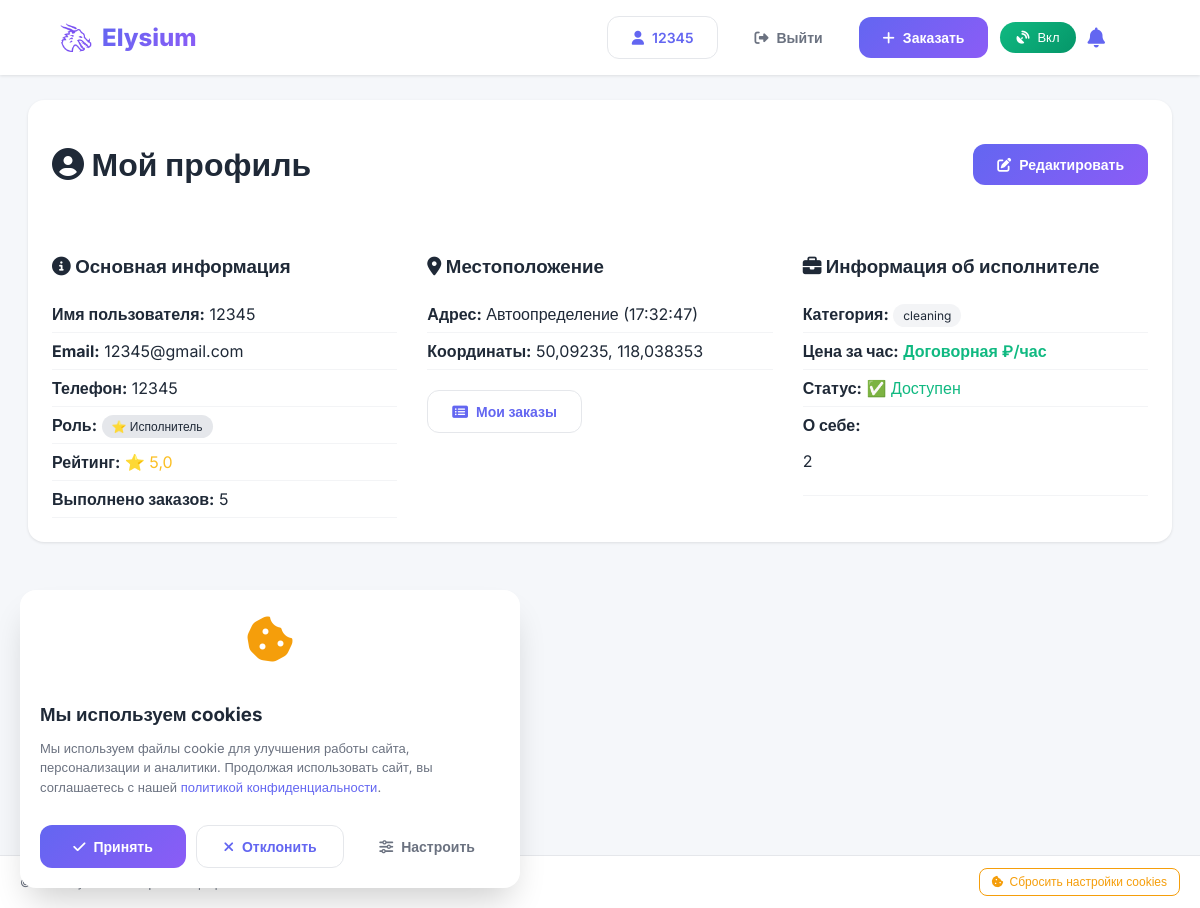
The page /profile/ (signed in) on the database as committed earlier.
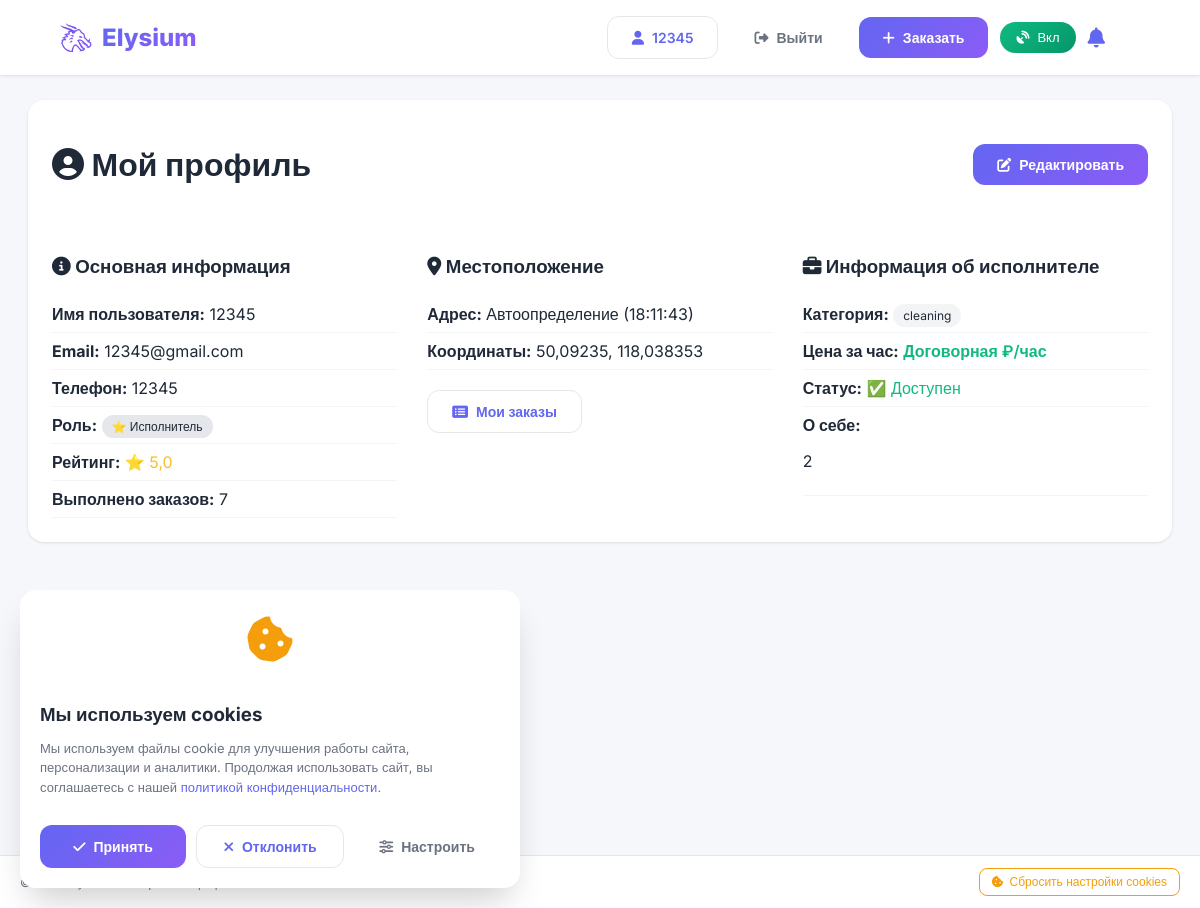
The same page on the database as committed later.
### main/models.py (models this page shows, shortened)
class Profile(models.Model):
    ROLE_CHOICES = [
        ('client', 'Заказчик'),
        ('performer', 'Исполнитель'),
    ]
    user = models.OneToOneField(User, on_delete=models.CASCADE, related_name='profile')
    phone = models.CharField(max_length=20, blank=True)
    avatar = models.ImageField(upload_to='avatars/', blank=True, null=True)
    role = models.CharField(max_length=20, choices=ROLE_CHOICES, default='client')
    latitude = models.FloatField(blank=True, null=True)
    longitude = models.FloatField(blank=True, null=True)
    address = models.CharField(max_length=500, blank=True)
    category = models.CharField(max_length=50, blank=True, null=True)
    description = models.TextField(blank=True)
    price = models.DecimalField(max_digits=10, decimal_places=2, blank=True, null=True)
    rating = models.FloatField(default=0)
    completed_orders = models.IntegerField(default=0)
    is_available = models.BooleanField(default=True)
    services = models.TextField(blank=True, help_text="Услуги, которые предоставляет исполнитель (через запятую)")
    created_at = models.DateTimeField(auto_now_add=True)
    updated_at = models.DateTimeField(auto_now=True)

### main/views.py (the view, shortened to what this page needs)
# urls.py: path('profile/', views.profile_view, name='profile'),
@login_required
def profile_view(request):
    profile = request.user.profile
    orders_as_client = Order.objects.filter(client=request.user).order_by('-created_at')[:10]
    orders_as_performer = Order.objects.filter(performer=request.user).order_by('-created_at')[
        :10] if profile.role == 'performer' else []
    context = {
        'profile': profile,
        'orders_as_client': orders_as_client,
        'orders_as_performer': orders_as_performer,
    }
    return render(request, 'profile.html', context)

### templates/profile.html (shortened to what this page needs)
{% extends 'base.html' %}
{% load static %}
{% block content %}
<div class="container" style="max-width: 1200px; margin: 100px auto 40px; padding: 0 20px;">
    <div class="card">
        <div style="display: flex; justify-content: space-between; align-items: center; margin-bottom: 30px;">
            <h1><i class="fas fa-user-circle"></i> Мой профиль</h1>
            <a href="{% url 'edit_profile' %}" class="btn btn-primary">
                <i class="fas fa-edit"></i> Редактировать
            </a>
        </div>
        <div style="display: grid; grid-template-columns: repeat(auto-fit, minmax(300px, 1fr)); gap: 30px;">
            <div>
                <h3><i class="fas fa-info-circle"></i> Основная информация</h3>
                <div class="info-row">
                    <strong>Имя пользователя:</strong> {{ user.username }}
                </div>
                <div class="info-row">
                    <strong>Email:</strong> {{ user.email|default:"Не указан" }}
                </div>
                <div class="info-row">
                    <strong>Телефон:</strong> {{ profile.phone|default:"Не указан" }}
                </div>
                <div class="info-row">
                    <strong>Роль:</strong>
                    {% if profile.role == 'client' %}
                        <span class="badge">👤 Заказчик</span>
                    {% elif profile.role == 'performer' %}
                        <span class="badge">⭐ Исполнитель</span>
                    {% else %}
                        <span class="badge">{{ profile.role }}</span>
                    {% endif %}
                </div>
                <div class="info-row">
                    <strong>Рейтинг:</strong>
                    <span class="rating">⭐ {{ profile.rating|default:"0" }}</span>
                </div>
                <div class="info-row">
                    <strong>Выполнено заказов:</strong> {{ profile.completed_orders|default:"0" }}
                </div>
            </div>
            <div>
                <h3><i class="fas fa-map-marker-alt"></i> Местоположение</h3>
                <div class="info-row">
                    <strong>Адрес:</strong> {{ profile.address|default:"Не указан" }}
                </div>
                {% if profile.latitude and profile.longitude %}
                <div class="info-row">
                    <strong>Координаты:</strong> {{ profile.latitude }}, {{ profile.longitude }}
                </div>
                {% endif %}
                <div style="display: flex; gap: 10px; flex-wrap: wrap; margin-top: 20px;">
                    <a href="{% url 'my_orders' %}" class="btn btn-secondary">
                        <i class="fas fa-list-alt"></i> Мои заказы
                    </a>
                </div>
            </div>
            {% if profile.role == 'performer' %}
            <div>
                <h3><i class="fas fa-briefcase"></i> Информация об исполнителе</h3>
                <div class="info-row">
                    <strong>Категория:</strong>
                    <span class="category-badge">{{ profile.category|default:"Не указана" }}</span>
                </div>
                <div class="info-row">
                    <strong>Цена за час:</strong>
                    <span class="price">{{ profile.price|default:"Договорная" }} ₽/час</span>
                </div>
                <div class="info-row">
                    <strong>Статус:</strong>
                    {% if profile.is_available %}
                        <span style="color: #10b981;">✅ Доступен</span>
                    {% else %}
                        <span style="color: #ef4444;">❌ Недоступен</span>
                    {% endif %}
                </div>
                <div class="info-row">
                    <strong>О себе:</strong>
                    <p>{{ profile.description|default:"Не указано" }}</p>
                </div>
            </div>
            {% endif %}
        </div>
    </div>
</div>
{% endblock %}

Rows that differ between the two databases and show on the page:
changed Profile "Договорная": completed_orders "5" → "7"; address "Автоопределение (17:32:47)" → "Автоопределение (18:11:43)"
